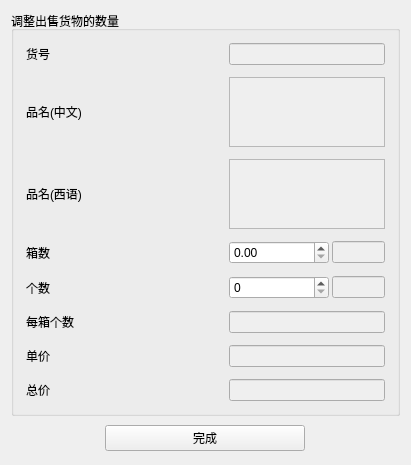
<?xml version="1.0" encoding="UTF-8"?>
<ui version="4.0">
 <class>Adjust_List_Item_Win</class>
 <widget class="QWidget" name="Adjust_List_Item_Win">
  <property name="geometry">
   <rect>
    <x>0</x>
    <y>0</y>
    <width>411</width>
    <height>383</height>
   </rect>
  </property>
  <property name="windowTitle">
   <string>Form</string>
  </property>
  <layout class="QVBoxLayout" name="verticalLayout_2">
   <item>
    <widget class="QGroupBox" name="adjust_list_item_GB">
     <property name="title">
      <string>调整出售货物的数量</string>
     </property>
     <layout class="QVBoxLayout" name="verticalLayout">
      <item>
       <widget class="QWidget" name="widget_3" native="true">
        <layout class="QHBoxLayout" name="horizontalLayout_3">
         <property name="spacing">
          <number>3</number>
         </property>
         <property name="leftMargin">
          <number>3</number>
         </property>
         <property name="topMargin">
          <number>3</number>
         </property>
         <property name="rightMargin">
          <number>3</number>
         </property>
         <property name="bottomMargin">
          <number>3</number>
         </property>
         <item>
          <widget class="QLabel" name="MODEL_CODE_Label">
           <property name="minimumSize">
            <size>
             <width>200</width>
             <height>0</height>
            </size>
           </property>
           <property name="text">
            <string>货号</string>
           </property>
          </widget>
         </item>
         <item>
          <widget class="QLineEdit" name="MODEL_CODE_LineEdit">
           <property name="enabled">
            <bool>false</bool>
           </property>
           <property name="readOnly">
            <bool>false</bool>
           </property>
          </widget>
         </item>
        </layout>
       </widget>
      </item>
      <item>
       <widget class="QWidget" name="widget_9" native="true">
        <layout class="QHBoxLayout" name="horizontalLayout_9">
         <property name="spacing">
          <number>3</number>
         </property>
         <property name="leftMargin">
          <number>3</number>
         </property>
         <property name="topMargin">
          <number>3</number>
         </property>
         <property name="rightMargin">
          <number>3</number>
         </property>
         <property name="bottomMargin">
          <number>3</number>
         </property>
         <item>
          <widget class="QLabel" name="DESCRIPTION_CN_Label">
           <property name="minimumSize">
            <size>
             <width>200</width>
             <height>0</height>
            </size>
           </property>
           <property name="text">
            <string>品名(中文)</string>
           </property>
          </widget>
         </item>
         <item>
          <widget class="QTextEdit" name="DESCRIPTION_CN_TextEdit">
           <property name="enabled">
            <bool>false</bool>
           </property>
           <property name="readOnly">
            <bool>true</bool>
           </property>
          </widget>
         </item>
        </layout>
       </widget>
      </item>
      <item>
       <widget class="QWidget" name="widget_5" native="true">
        <layout class="QHBoxLayout" name="horizontalLayout_5">
         <property name="spacing">
          <number>3</number>
         </property>
         <property name="leftMargin">
          <number>3</number>
         </property>
         <property name="topMargin">
          <number>3</number>
         </property>
         <property name="rightMargin">
          <number>3</number>
         </property>
         <property name="bottomMargin">
          <number>3</number>
         </property>
         <item>
          <widget class="QLabel" name="DESCRIPTION_SPAN_Label">
           <property name="minimumSize">
            <size>
             <width>200</width>
             <height>0</height>
            </size>
           </property>
           <property name="text">
            <string>品名(西语)</string>
           </property>
          </widget>
         </item>
         <item>
          <widget class="QTextEdit" name="DESCRIPTION_SPAN_TextEdit">
           <property name="enabled">
            <bool>false</bool>
           </property>
           <property name="autoFillBackground">
            <bool>false</bool>
           </property>
           <property name="readOnly">
            <bool>true</bool>
           </property>
          </widget>
         </item>
        </layout>
       </widget>
      </item>
      <item>
       <widget class="QWidget" name="widget" native="true">
        <layout class="QHBoxLayout" name="horizontalLayout">
         <property name="spacing">
          <number>3</number>
         </property>
         <property name="leftMargin">
          <number>3</number>
         </property>
         <property name="topMargin">
          <number>3</number>
         </property>
         <property name="rightMargin">
          <number>3</number>
         </property>
         <property name="bottomMargin">
          <number>3</number>
         </property>
         <item>
          <widget class="QLabel" name="NUM_BOXES_Label">
           <property name="minimumSize">
            <size>
             <width>200</width>
             <height>0</height>
            </size>
           </property>
           <property name="text">
            <string>箱数</string>
           </property>
          </widget>
         </item>
         <item>
          <widget class="QDoubleSpinBox" name="NUM_BOXES_DoubleSpinBox">
           <property name="minimumSize">
            <size>
             <width>100</width>
             <height>0</height>
            </size>
           </property>
           <property name="maximumSize">
            <size>
             <width>16777215</width>
             <height>16777215</height>
            </size>
           </property>
           <property name="prefix">
            <string/>
           </property>
           <property name="maximum">
            <double>10000000000000000.000000000000000</double>
           </property>
          </widget>
         </item>
         <item>
          <widget class="QLineEdit" name="MAX_NUM_BOXES_LineEdit">
           <property name="enabled">
            <bool>false</bool>
           </property>
           <property name="readOnly">
            <bool>true</bool>
           </property>
          </widget>
         </item>
        </layout>
       </widget>
      </item>
      <item>
       <widget class="QWidget" name="widget_2" native="true">
        <layout class="QHBoxLayout" name="horizontalLayout_2">
         <property name="spacing">
          <number>3</number>
         </property>
         <property name="leftMargin">
          <number>3</number>
         </property>
         <property name="topMargin">
          <number>3</number>
         </property>
         <property name="rightMargin">
          <number>3</number>
         </property>
         <property name="bottomMargin">
          <number>3</number>
         </property>
         <item>
          <widget class="QLabel" name="NUM_PIECES_Label">
           <property name="minimumSize">
            <size>
             <width>200</width>
             <height>0</height>
            </size>
           </property>
           <property name="text">
            <string>个数</string>
           </property>
          </widget>
         </item>
         <item>
          <widget class="QSpinBox" name="NUM_PIECES_SpinBox">
           <property name="enabled">
            <bool>true</bool>
           </property>
           <property name="minimumSize">
            <size>
             <width>100</width>
             <height>0</height>
            </size>
           </property>
           <property name="maximum">
            <number>999999999</number>
           </property>
          </widget>
         </item>
         <item>
          <widget class="QLineEdit" name="MAX_NUM_PIECES_LineEdit">
           <property name="enabled">
            <bool>false</bool>
           </property>
           <property name="readOnly">
            <bool>true</bool>
           </property>
          </widget>
         </item>
        </layout>
       </widget>
      </item>
      <item>
       <widget class="QWidget" name="widget_4" native="true">
        <layout class="QHBoxLayout" name="horizontalLayout_4">
         <property name="spacing">
          <number>3</number>
         </property>
         <property name="leftMargin">
          <number>3</number>
         </property>
         <property name="topMargin">
          <number>3</number>
         </property>
         <property name="rightMargin">
          <number>3</number>
         </property>
         <property name="bottomMargin">
          <number>3</number>
         </property>
         <item>
          <widget class="QLabel" name="NUM_PIECES_PER_BOX_Label">
           <property name="minimumSize">
            <size>
             <width>200</width>
             <height>0</height>
            </size>
           </property>
           <property name="text">
            <string>每箱个数</string>
           </property>
          </widget>
         </item>
         <item>
          <widget class="QLineEdit" name="NUM_PIECES_PER_BOX_LineEdit">
           <property name="enabled">
            <bool>false</bool>
           </property>
           <property name="readOnly">
            <bool>true</bool>
           </property>
          </widget>
         </item>
        </layout>
       </widget>
      </item>
      <item>
       <widget class="QWidget" name="widget_6" native="true">
        <layout class="QHBoxLayout" name="horizontalLayout_6">
         <property name="spacing">
          <number>3</number>
         </property>
         <property name="leftMargin">
          <number>3</number>
         </property>
         <property name="topMargin">
          <number>3</number>
         </property>
         <property name="rightMargin">
          <number>3</number>
         </property>
         <property name="bottomMargin">
          <number>3</number>
         </property>
         <item>
          <widget class="QLabel" name="PREZE_Label">
           <property name="minimumSize">
            <size>
             <width>200</width>
             <height>0</height>
            </size>
           </property>
           <property name="text">
            <string>单价</string>
           </property>
          </widget>
         </item>
         <item>
          <widget class="QLineEdit" name="PREZE_LineEdit">
           <property name="enabled">
            <bool>false</bool>
           </property>
           <property name="readOnly">
            <bool>false</bool>
           </property>
          </widget>
         </item>
        </layout>
       </widget>
      </item>
      <item>
       <widget class="QWidget" name="widget_7" native="true">
        <layout class="QHBoxLayout" name="horizontalLayout_7">
         <property name="spacing">
          <number>3</number>
         </property>
         <property name="leftMargin">
          <number>3</number>
         </property>
         <property name="topMargin">
          <number>3</number>
         </property>
         <property name="rightMargin">
          <number>3</number>
         </property>
         <property name="bottomMargin">
          <number>3</number>
         </property>
         <item>
          <widget class="QLabel" name="TOTAL_Label">
           <property name="minimumSize">
            <size>
             <width>200</width>
             <height>0</height>
            </size>
           </property>
           <property name="text">
            <string>总价</string>
           </property>
          </widget>
         </item>
         <item>
          <widget class="QLineEdit" name="TOTAL_LineEdit">
           <property name="enabled">
            <bool>false</bool>
           </property>
           <property name="readOnly">
            <bool>true</bool>
           </property>
          </widget>
         </item>
        </layout>
       </widget>
      </item>
     </layout>
    </widget>
   </item>
   <item>
    <widget class="QWidget" name="widget_8" native="true">
     <layout class="QHBoxLayout" name="horizontalLayout_8">
      <property name="spacing">
       <number>3</number>
      </property>
      <property name="leftMargin">
       <number>3</number>
      </property>
      <property name="topMargin">
       <number>3</number>
      </property>
      <property name="rightMargin">
       <number>3</number>
      </property>
      <property name="bottomMargin">
       <number>3</number>
      </property>
      <item>
       <widget class="QPushButton" name="finish_btn">
        <property name="maximumSize">
         <size>
          <width>200</width>
          <height>16777215</height>
         </size>
        </property>
        <property name="text">
         <string>完成</string>
        </property>
       </widget>
      </item>
     </layout>
    </widget>
   </item>
  </layout>
 </widget>
 <resources/>
 <connections/>
</ui>
